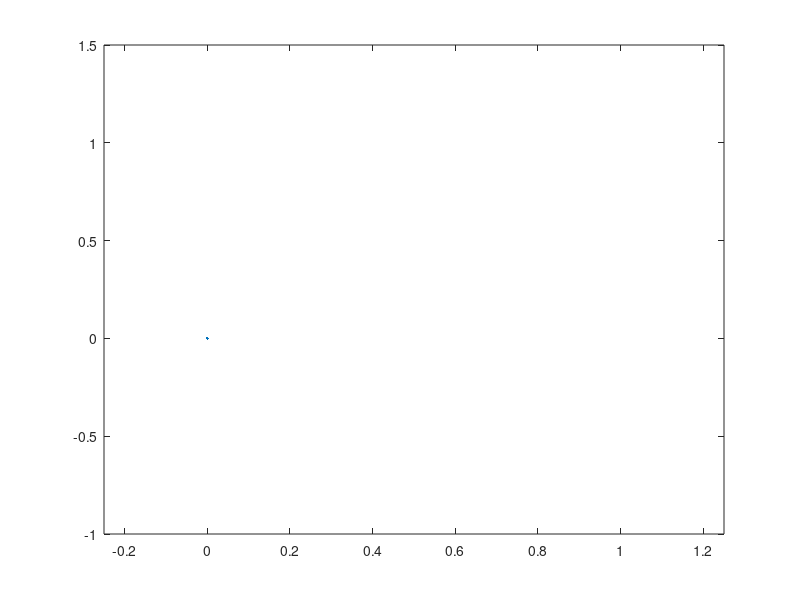

Reproduce this figure in MATLAB. (Note: this script raises an error after producing the figure.)
function large()
clear
clf

rows = 10;
cols = 10;

circle.r = 0.2;
circle.pos = [0.5 -0.5];
S.h = plot(0, 0);
test = [0 0];
L = 0.5/(cols-1);
L2 = sqrt(L^2 + L^2);
f_g = [0 9.82];
h = 0.01;
% Masses
m = 1;
% Spring constant
k = 30;

% Damping constant
c = 10;
% Initial positions and velocities
for i = 1:rows
    for j = 1:cols
        node(i,j).p = [((j-1)/(cols-1))/2+0.25 ((i-1)/(cols-1))/2+0.5];
        node(i,j).v = [0 0];
        if i == 1
            node(i,j).isFixed = true;
        else
            node(i,j).isFixed = false;
        end
        
    end
end

canvas = createCanvas(node,cols, rows);
% Initial time
t = 0;

while t < 5
    for i = 1:rows
        for j = 1:cols
            if node(i,j).isFixed == false
                f1 = [0 0];
                f2 = [0 0];
                f3 = [0 0];
                f4 = [0 0];
                f5 = [0 0];
                f6 = [0 0];
                f7 = [0 0];
                f8 = [0 0];
             

                % Distances between nodes
                if i > 1 && j > 1
                    x1 = node(i,j).p-node(i-1,j-1).p;
                    X1 = norm(x1);
                    f1 = -k*(X1-L)*x1/X1;
                end
                if j > 1
                    x2 = node(i,j).p-node(i,j-1).p;
                    X2 = norm(x2);
                    f2 = -k*(X2-L)*x2/X2;
                end
                if i < rows && j > 1
                    x3 = node(i,j).p-node(i+1,j-1).p;
                    X3 = norm(x3);
                    f3 = -k*(X3-L)*x3/X3;
                end
                if i < rows
                    x4 = node(i,j).p-node(i+1,j).p;
                    X4 = norm(x4);
                    f4 = -k*(X4-L)*x4/X4;
                end
                if i < rows && j < cols
                    x5 = node(i,j).p-node(i+1,j+1).p;
                    X5 = norm(x5);
                    f5 = -k*(X5-L)*x5/X5;
                end
                if j < cols
                    x6 = node(i,j).p-node(i,j+1).p; %
                    X6 = norm(x6);
                    f6 = -k*(X6-L)*x6/X6;
                end
                if i > 1 && j < cols
                    x7 = node(i,j).p-node(i-1,j+1).p;
                    X7 = norm(x7);
                    f7 = -k*(X7-L)*x7/X7;
                end
                if i > 1
                    x8 = node(i,j).p-node(i-1,j).p;
                    X8 = norm(x8);
                    f8 = -k*(X8-L)*x8/X8;
                end
                f_d  = node(i,j).v*c;
                node(i,j).f_sum = f1+f2+f3+f4+f5+f6+f7+f8-f_g-f_d;

                % Calc acceleration
                node(i,j).a = 1/m * node(i,j).f_sum;
                % Numerical method to get p
                node(i,j) = simpleEuler(node(i,j),h);

                % Check if outside borders
                if node(i,j).p(2) < -1
                    node(i,j).v(2) = -1*(node(i,j).v(2));
                    node(i,j).p(2) = -1;
                elseif node(i,j).p(2) > 1
                    node(i,j).v(2) = -1*(node(i,j).v(2));
                    node(i,j).p(2) = 1;
                end
                if node(i,j).p(1) < 0
                    node(i,j).v(1) = -1*(node(i,j).v(1));
                    node(i,j).p(1) = 0;
                elseif node(i,j).p(1) > 1
                    node(i,j).v(1) = -1*(node(i,j).v(1));
                    node(i,j).p(1) = 1;
                end

                % Sphere intersection
                nodeToCircle = node(i,j).p-circle.pos;
                distToCircle = norm(nodeToCircle);
                if  distToCircle < circle.r
                    circleBorder = circle.r * nodeToCircle / distToCircle;
                    node(i,j).p = circle.pos + circleBorder;
                    node(i,j).v = -1*node(i,j).v;
                end
            end
        end
    end
    index = 1;
    for c = 1 : cols
        % Vertical line, going down
        for r = rows : -1 : 1
            canvas(index, :) = node(r, c).p;
            index = index + 1;
        end

        % Zig-zag line, going up
        for r = 1 : rows
            canvas(index,:) = node(r,c).p;
            index = index + 1;
            if (c < cols)
                canvas(index ,:) = node(r, c + 1).p;
                index = index + 1;
            end
        end

    end
    
    set(S.h, 'XData', canvas(:,1));
    set(S.h, 'YData', canvas(:,2));
    
    drawnow;
  
    pause(h)
    t = t+h;
end



end
%%
function canvas = createCanvas(nodes,cols,rows)
% Graphic thingy
index = 1;
for c = 1 :cols
    for r = 1 : rows
        canvas(index,:) = nodes(r, c).p;
        index = index + 1;
    end
end

canvas_min = min(canvas);
canvas_max = max(canvas);
range = canvas_max - canvas_min;

xlim([canvas_min(1)-range(1) canvas_max(1)+range(1)])
ylim([canvas_min(2)-range(2)*3 canvas_max(2)+range(2)])
end

